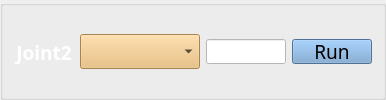
             <widget class="QGroupBox" name="groupBox_29">
              <property name="font">
               <font>
                <family>Adobe 黑体 Std R</family>
                <pointsize>14</pointsize>
               </font>
              </property>
              <property name="styleSheet">
               <string notr="true"/>
              </property>
              <property name="title">
               <string/>
              </property>
              <layout class="QGridLayout" name="gridLayout_89">
               <item row="0" column="0">
                <layout class="QHBoxLayout" name="horizontalLayout_20">
                 <item>
                  <widget class="QLabel" name="label_66">
                   <property name="minimumSize">
                    <size>
                     <width>60</width>
                     <height>25</height>
                    </size>
                   </property>
                   <property name="maximumSize">
                    <size>
                     <width>60</width>
                     <height>25</height>
                    </size>
                   </property>
                   <property name="styleSheet">
                    <string notr="true">
font: 12pt &quot;Adobe 黑体 Std R&quot;;</string>
                   </property>
                   <property name="text">
                    <string>&lt;html&gt;&lt;head/&gt;&lt;body&gt;&lt;p align=&quot;center&quot;&gt;&lt;span style=&quot; font-size:14pt; font-weight:600; color:#ffffff;&quot;&gt;Joint2&lt;/span&gt;&lt;/p&gt;&lt;/body&gt;&lt;/html&gt;</string>
                   </property>
                   <property name="alignment">
                    <set>Qt::AlignLeading|Qt::AlignLeft|Qt::AlignVCenter</set>
                   </property>
                   <property name="wordWrap">
                    <bool>false</bool>
                   </property>
                   <property name="margin">
                    <number>0</number>
                   </property>
                   <property name="indent">
                    <number>-2</number>
                   </property>
                   <property name="openExternalLinks">
                    <bool>false</bool>
                   </property>
                  </widget>
                 </item>
                 <item>
                  <widget class="QComboBox" name="comboBox_8">
                   <property name="minimumSize">
                    <size>
                     <width>120</width>
                     <height>0</height>
                    </size>
                   </property>
                   <property name="maximumSize">
                    <size>
                     <width>120</width>
                     <height>16777215</height>
                    </size>
                   </property>
                   <property name="styleSheet">
                    <string notr="true">
background-color: rgb(233, 185, 110);</string>
                   </property>
                   <item>
                    <property name="text">
                     <string/>
                    </property>
                   </item>
                   <item>
                    <property name="text">
                     <string>Position(°)</string>
                    </property>
                   </item>
                   <item>
                    <property name="text">
                     <string>Velocity(rpm)</string>
                    </property>
                   </item>
                   <item>
                    <property name="text">
                     <string>Toque(Nm)</string>
                    </property>
                   </item>
                  </widget>
                 </item>
                 <item>
                  <widget class="QLineEdit" name="motor1_control_signal_2">
                   <property name="minimumSize">
                    <size>
                     <width>80</width>
                     <height>25</height>
                    </size>
                   </property>
                   <property name="maximumSize">
                    <size>
                     <width>80</width>
                     <height>25</height>
                    </size>
                   </property>
                   <property name="styleSheet">
                    <string notr="true">background-color: rgb(255, 255, 255);</string>
                   </property>
                  </widget>
                 </item>
                 <item>
                  <widget class="QPushButton" name="motorcontrol2">
                   <property name="sizePolicy">
                    <sizepolicy hsizetype="Minimum" vsizetype="Fixed">
                     <horstretch>130</horstretch>
                     <verstretch>35</verstretch>
                    </sizepolicy>
                   </property>
                   <property name="minimumSize">
                    <size>
                     <width>80</width>
                     <height>25</height>
                    </size>
                   </property>
                   <property name="maximumSize">
                    <size>
                     <width>80</width>
                     <height>25</height>
                    </size>
                   </property>
                   <property name="font">
                    <font>
                     <family>Adobe 黑体 Std R</family>
                     <pointsize>14</pointsize>
                     <weight>50</weight>
                     <italic>false</italic>
                     <bold>false</bold>
                    </font>
                   </property>
                   <property name="focusPolicy">
                    <enum>Qt::NoFocus</enum>
                   </property>
                   <property name="styleSheet">
                    <string notr="true">background-color: rgb(114, 159, 207);</string>
                   </property>
                   <property name="text">
                    <string>Run</string>
                   </property>
                  </widget>
                 </item>
                </layout>
               </item>
              </layout>
             </widget>
